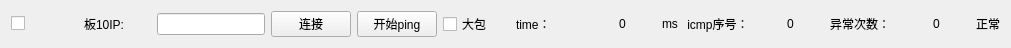
    <widget class="QWidget" name="horizontalLayoutWidget_10">
     <property name="geometry">
      <rect>
       <x>20</x>
       <y>330</y>
       <width>1011</width>
       <height>31</height>
      </rect>
     </property>
     <layout class="QHBoxLayout" name="horizontalLayout_10">
      <item>
       <widget class="QCheckBox" name="ip_enable_10">
        <property name="text">
         <string/>
        </property>
       </widget>
      </item>
      <item>
       <widget class="QLabel" name="label_38">
        <property name="text">
         <string>板10IP:</string>
        </property>
       </widget>
      </item>
      <item>
       <widget class="QLineEdit" name="ip_Text_10">
        <property name="sizePolicy">
         <sizepolicy hsizetype="Fixed" vsizetype="Fixed">
          <horstretch>0</horstretch>
          <verstretch>0</verstretch>
         </sizepolicy>
        </property>
        <property name="alignment">
         <set>Qt::AlignCenter</set>
        </property>
       </widget>
      </item>
      <item>
       <widget class="QPushButton" name="m_pBtnConnect_10">
        <property name="text">
         <string>连接</string>
        </property>
       </widget>
      </item>
      <item>
       <widget class="QPushButton" name="pingButton_10">
        <property name="text">
         <string>开始ping</string>
        </property>
       </widget>
      </item>
      <item>
       <widget class="QCheckBox" name="bigpack_10">
        <property name="text">
         <string>大包</string>
        </property>
       </widget>
      </item>
      <item>
       <widget class="QLabel" name="label_39">
        <property name="text">
         <string>time：</string>
        </property>
       </widget>
      </item>
      <item>
       <widget class="QLabel" name="time_val_10">
        <property name="text">
         <string>0</string>
        </property>
        <property name="alignment">
         <set>Qt::AlignCenter</set>
        </property>
       </widget>
      </item>
      <item>
       <widget class="QLabel" name="label_40">
        <property name="sizePolicy">
         <sizepolicy hsizetype="Fixed" vsizetype="Preferred">
          <horstretch>0</horstretch>
          <verstretch>0</verstretch>
         </sizepolicy>
        </property>
        <property name="text">
         <string>ms</string>
        </property>
       </widget>
      </item>
      <item>
       <widget class="QLabel" name="label_41">
        <property name="text">
         <string> icmp序号：</string>
        </property>
       </widget>
      </item>
      <item>
       <widget class="QLabel" name="icmp_count_10">
        <property name="text">
         <string>0</string>
        </property>
        <property name="alignment">
         <set>Qt::AlignCenter</set>
        </property>
       </widget>
      </item>
      <item>
       <widget class="QLabel" name="error_text_10">
        <property name="text">
         <string>异常次数：</string>
        </property>
       </widget>
      </item>
      <item>
       <widget class="QLabel" name="error_count_10">
        <property name="text">
         <string>0</string>
        </property>
        <property name="alignment">
         <set>Qt::AlignCenter</set>
        </property>
       </widget>
      </item>
      <item>
       <widget class="QLabel" name="status_led_10">
        <property name="sizePolicy">
         <sizepolicy hsizetype="Fixed" vsizetype="Fixed">
          <horstretch>10</horstretch>
          <verstretch>10</verstretch>
         </sizepolicy>
        </property>
        <property name="text">
         <string>正常</string>
        </property>
       </widget>
      </item>
     </layout>
    </widget>
